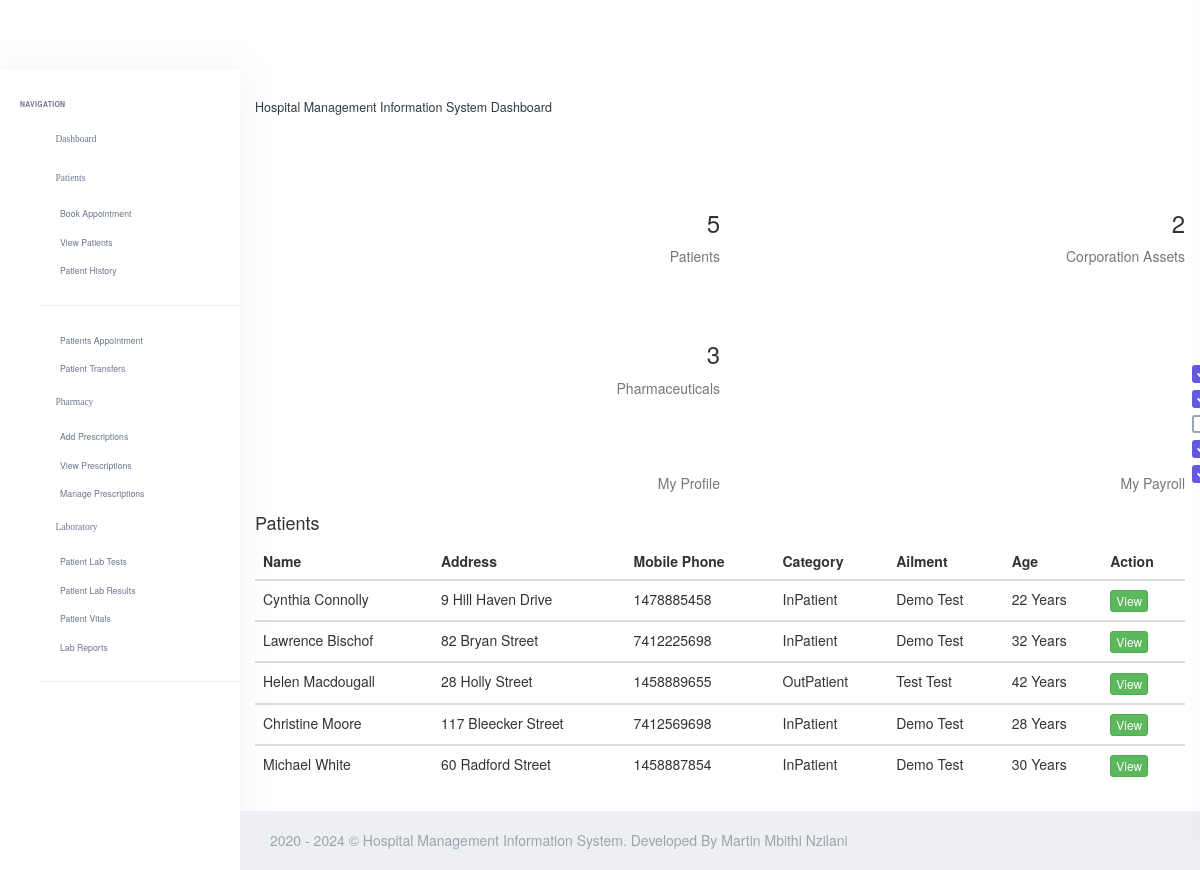
/backend/Patient/his_doc_dashboard.php, run on the app's committed database.
### tables this page shows
CREATE TABLE `his_patients` (
  `pat_id` int(20) NOT NULL,
  `pat_fname` varchar(200) DEFAULT NULL,
  `pat_lname` varchar(200) DEFAULT NULL,
  `pat_dob` varchar(200) DEFAULT NULL,
  `pat_age` varchar(200) DEFAULT NULL,
  `pat_number` varchar(200) DEFAULT NULL,
  `pat_addr` varchar(200) DEFAULT NULL,
  `pat_phone` varchar(200) DEFAULT NULL,
  `pat_type` varchar(200) DEFAULT NULL,
  `pat_date_joined` timestamp(6) NOT NULL DEFAULT CURRENT_TIMESTAMP(6) ON UPDATE CURRENT_TIMESTAMP(6),
  `pat_ailment` varchar(200) DEFAULT NULL,
  `pat_discharge_status` varchar(200) DEFAULT NULL
);

### backend/Patient/his_doc_dashboard.php (the view, shortened to what this page needs)
<?php
  include('assets/inc/config.php');
?>
<!DOCTYPE html>
<html lang="en">
    <?php include("assets/inc/head.php");?>
    <body>
        <div id="wrapper">
            <?php include('assets/inc/sidebar.php');?>
            <div class="content-page">
                <div class="content">
                    <div class="container-fluid">
                        <div class="row">
                            <div class="col-12">
                                <div class="page-title-box">
                                    <h4 class="page-title">Hospital Management Information System Dashboard</h4>
                                </div>
                            </div>
                        </div>
                        <div class="row">
                            <div class="col-md-6 col-xl-4">
                                <div class="widget-rounded-circle card-box">
                                    <div class="row">
                                        <div class="col-6">
                                            <div class="avatar-lg rounded-circle bg-soft-danger border-danger border">
                                                <i class="fab fa-accessible-icon  font-22 avatar-title text-danger"></i>
                                            </div>
                                        </div>
                                        <div class="col-6">
                                            <div class="text-right">
                                                <?php
                                                    $result ="SELECT count(*) FROM his_patients  ";
                                                    $stmt = $mysqli->prepare($result);
                                                    $stmt->execute();
                                                    $stmt->bind_result($patient);
                                                ?>
                                                <h3 class="text-dark mt-1"><span data-plugin="counterup"><?php echo $patient;?></span></h3>
                                                <p class="text-muted mb-1 text-truncate">Patients</p>
                                            </div>
                                        </div>
                                    </div>
                                </div>
                            </div>
                            <div class="col-md-6 col-xl-4">
                                <div class="widget-rounded-circle card-box">
                                    <div class="row">
                                        <div class="col-6">
                                            <div class="avatar-lg rounded-circle bg-soft-danger border-danger border">
                                                <i class="mdi mdi-flask font-22 avatar-title text-danger"></i>
                                            </div>
                                        </div>
                                        <div class="col-6">
                                            <div class="text-right">
                                                <?php
                                                    $result ="SELECT count(*) FROM his_equipments ";
                                                    $stmt = $mysqli->prepare($result);
                                                    $stmt->execute();
                                                    $stmt->bind_result($assets);
                                                ?>
                                                <h3 class="text-dark mt-1"><span data-plugin="counterup"><?php echo $assets;?></span></h3>
                                                <p class="text-muted mb-1 text-truncate">Corporation Assets</p>
                                            </div>
                                        </div>
                                    </div>
                                </div>
                            </div>
                            <div class="col-md-6 col-xl-4">
                                <div class="widget-rounded-circle card-box">
                                    <div class="row">
                                        <div class="col-6">
                                            <div class="avatar-lg rounded-circle bg-soft-danger border-danger border">
                                                <i class="mdi mdi-pill font-22 avatar-title text-danger"></i>
                                            </div>
                                        </div>
                                        <div class="col-6">
                                            <div class="text-right">
                                                <?php
                                                    $result ="SELECT count(*) FROM his_pharmaceuticals ";
                                                    $stmt = $mysqli->prepare($result);
                                                    $stmt->execute();
                                                    $stmt->bind_result($phar);
                                                ?>
                                                <h3 class="text-dark mt-1"><span data-plugin="counterup"><?php echo $phar;?></span></h3>
                                                <p class="text-muted mb-1 text-truncate">Pharmaceuticals</p>
                                            </div>
                                        </div>
                                    </div>
                                </div>
                            </div>
                        </div>
                        <div class="row">
                            <div class="col-md-6 col-xl-6">
                                <a href="his_doc_account.php">
                                    <div class="widget-rounded-circle card-box">
                                        <div class="row">
                                            <div class="col-6">
                                                <div class="avatar-lg rounded-circle bg-soft-danger border-danger border">
                                                    <i class="fas fa-user-tag font-22 avatar-title text-danger"></i>
                                                </div>
                                            </div>
                                            <div class="col-6">
                                                <div class="text-right">
                                                    <p class="text-muted mb-1 text-truncate">My Profile</p>
                                                </div>
                                            </div>
                                        </div>
                                    </div>
                                </a>
                            </div>
                            <div class="col-md-6 col-xl-6">
                                <a href="his_doc_view_payrolls.php">
                                    <div class="widget-rounded-circle card-box">
                                        <div class="row">
                                            <div class="col-6">
                                                <div class="avatar-lg rounded-circle bg-soft-danger border-danger border">
                                                    <i class="mdi mdi-flask font-22 avatar-title text-danger"></i>
                                                </div>
                                            </div>
                                            <div class="col-6">
                                                <div class="text-right">
                                                    <p class="text-muted mb-1 text-truncate">My Payroll</p>
                                                </div>
                                            </div>
                                        </div>
                                    </div>
                                </a>
                            </div>
                        </div>
                        <div class="row">
                            <div class="col-xl-12">
                                <div class="card-box">
                                    <h4 class="header-title mb-3">Patients</h4>
                                    <div class="table-responsive">
                                        <table class="table table-borderless table-hover table-centered m-0">
                                            <thead class="thead-light">
                                                <tr>
                                                    <th>Name</th>
                                                    <th>Address</th>
                                                    <th>Mobile Phone</th>
                                                    <th>Category</th>
                                                    <th>Ailment</th>
                                                    <th>Age</th>
                                                    <th>Action</th>
                                                </tr>
                                            </thead>
                                            <?php
                                                $ret="SELECT * FROM his_patients ORDER BY RAND() LIMIT 100 ";
                                                $stmt= $mysqli->prepare($ret) ;
                                                $stmt->execute() ;
                                                $res=$stmt->get_result();
                                                while($row=$res->fetch_object())
                                                {
                                            ?>
                                            <tbody>
                                                <tr>
                                                    <td>
                                                        <?php echo $row->pat_fname;?> <?php echo $row->pat_lname;?>
                                                    </td>
                                                    <td>
                                                        <?php echo $row->pat_addr;?>
                                                    </td>
                                                    <td>
                                                        <?php echo $row->pat_phone;?>
                                                    </td>
                                                    <td>
                                                        <?php echo $row->pat_type;?>
                                                    </td>
                                                    <td>
                                                        <?php echo $row->pat_ailment;?>
                                                    </td>
                                                    <td>
                                                        <?php echo $row->pat_age;?> Years
                                                    </td>
                                                    <td>
                                                        <a href="his_doc_view_single_patient.php?pat_id=<?php echo $row->pat_id;?>&&pat_number=<?php echo $row->pat_number;?>&&pat_name=<?php echo $row->pat_fname;?>_<?php echo $row->pat_lname;?>" class="btn btn-xs btn-success"><i class="mdi mdi-eye"></i> View</a>
                                                    </td>
                                                </tr>
                                            </tbody>
                                            <?php }?>
                                        </table>
                                    </div>
                                </div>
                            </div>
                        </div>
                    </div>
                </div>
                <?php include('assets/inc/footer.php');?>
            </div>
        </div>
    </body>
</html>

### backend/Patient/assets/inc/sidebar.php (shortened to what this page needs)
<div class="left-side-menu">
                <div class="slimscroll-menu">
                    <div id="sidebar-menu">
                        <ul class="metismenu" id="side-menu">
                            <li class="menu-title">Navigation</li>
                            <li>
                                <a href="his_doc_dashboard.php">
                                    <span> Dashboard </span>
                                </a>
                            </li>
                            <li>
                                <a href="javascript: void(0);">
                                    <span> Patients </span>
                                    <span class="menu-arrow"></span>
                                </a>
                                <ul class="nav-second-level" aria-expanded="false">
                                    <li>
                                        <a href="book-appointment.php">Book Appointment</a>
                                    </li>
                                    <li>
                                        <a href="his_doc_view_patients.php">View Patients</a>
                                    </li>
                                    <li>
                                        <a href="his_doc_view_single_patient.php">Patient History</a>
                                    </li>
                                    <hr>
                                    <li>
                                        <a href="appointment-history.php">Patients Appointment</a>
                                    </li>
                                    <li>
                                        <a href="his_doc_patient_transfer.php">Patient Transfers</a>
                                    </li>
                                </ul>
                            </li>
                            <li>
                                <a href="javascript: void(0);">
                                    <span> Pharmacy </span>
                                    <span class="menu-arrow"></span>
                                </a>
                                <ul class="nav-second-level" aria-expanded="false">
                                    <li>
                                        <a href="his_doc_add_presc.php">Add Prescriptions</a>
                                    </li>
                                    <li>
                                        <a href="his_doc_view_presc.php">View Prescriptions</a>
                                    </li>
                                    <li>
                                        <a href="his_doc_manage_presc.php">Manage Prescriptions</a>
                                    </li>
                                </ul>
                            </li>
                            <li>
                                <a href="javascript: void(0);">
                                    <span> Laboratory </span>
                                    <span class="menu-arrow"></span>
                                </a>
                                <ul class="nav-second-level" aria-expanded="false">
                                    <li>
                                        <a href="his_doc_patient_lab_test.php">Patient Lab Tests</a>
                                    </li>
                                    <li>
                                        <a href="his_doc_patient_lab_result.php">Patient Lab Results</a>
                                    </li>
                                    <li>
                                        <a href="his_doc_patient_lab_vitals.php">Patient Vitals</a>
                                    </li>
                                    <li>
                                        <a href="his_doc_lab_report.php">Lab Reports</a>
                                    </li>
                                    <hr>
                                </ul>
                            </li>
                        </ul>
                    </div>
                </div>
            </div>

### data on the page
his_patients: pat_fname "Cynthia", pat_lname "Connolly", pat_addr "9 Hill Haven Drive", pat_phone "1478885458", pat_type "InPatient", pat_ailment "Demo Test", pat_age "22"
his_patients: pat_fname "Lawrence", pat_lname "Bischof", pat_addr "82 Bryan Street", pat_phone "7412225698", pat_type "InPatient", pat_ailment "Demo Test", pat_age "32"
his_patients: pat_fname "Helen", pat_lname "Macdougall", pat_addr "28 Holly Street", pat_phone "1458889655", pat_type "OutPatient", pat_ailment "Test Test", pat_age "42"
his_patients: pat_fname "Christine", pat_lname "Moore", pat_addr "117 Bleecker Street", pat_phone "7412569698", pat_type "InPatient", pat_ailment "Demo Test", pat_age "28"
his_patients: pat_fname "Michael", pat_lname "White", pat_addr "60 Radford Street", pat_phone "1458887854", pat_type "InPatient", pat_ailment "Demo Test", pat_age "30"

### other printed values
$patient "5"
$assets "2"
$phar "3"
